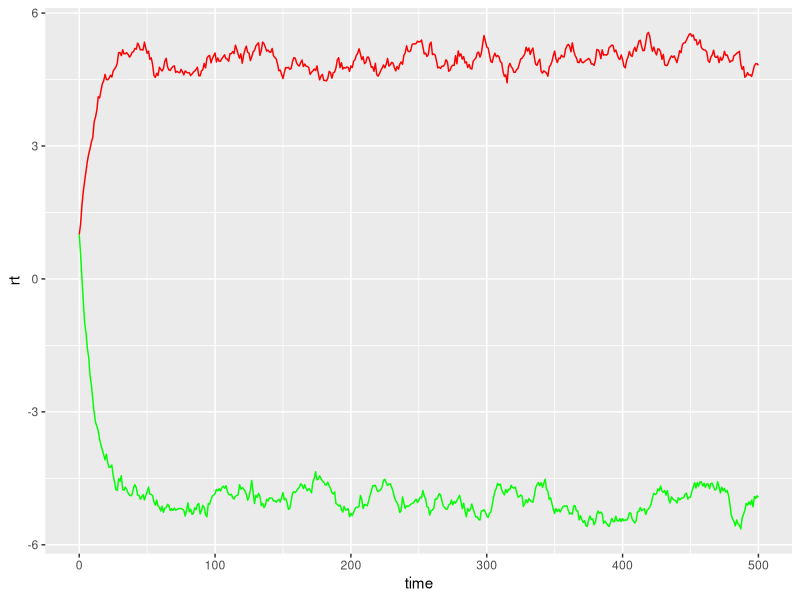
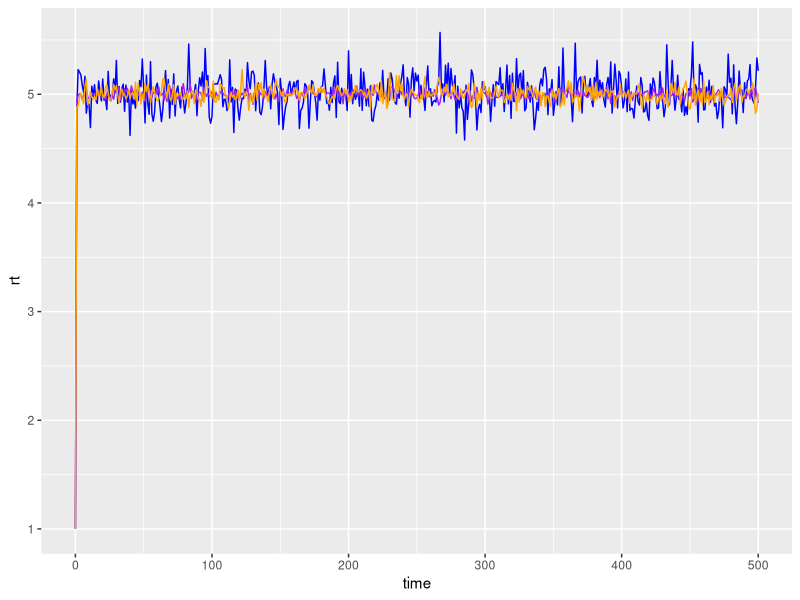
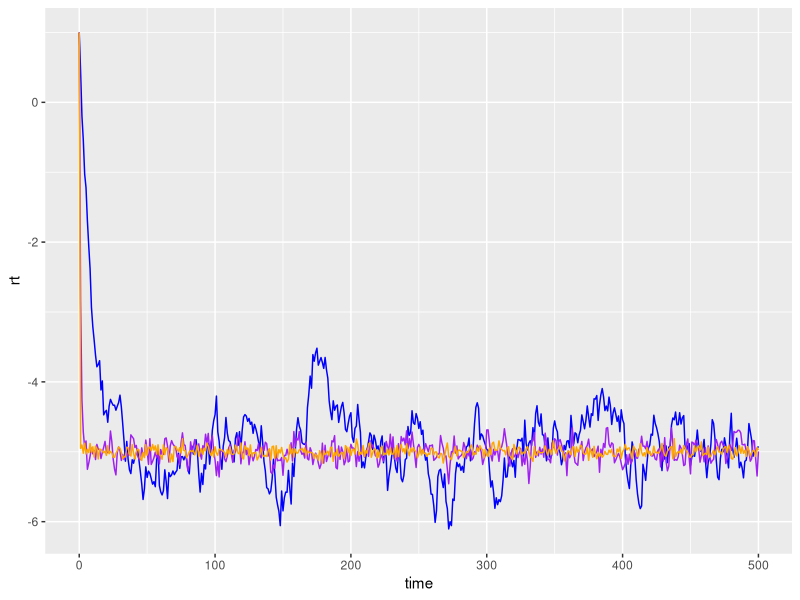
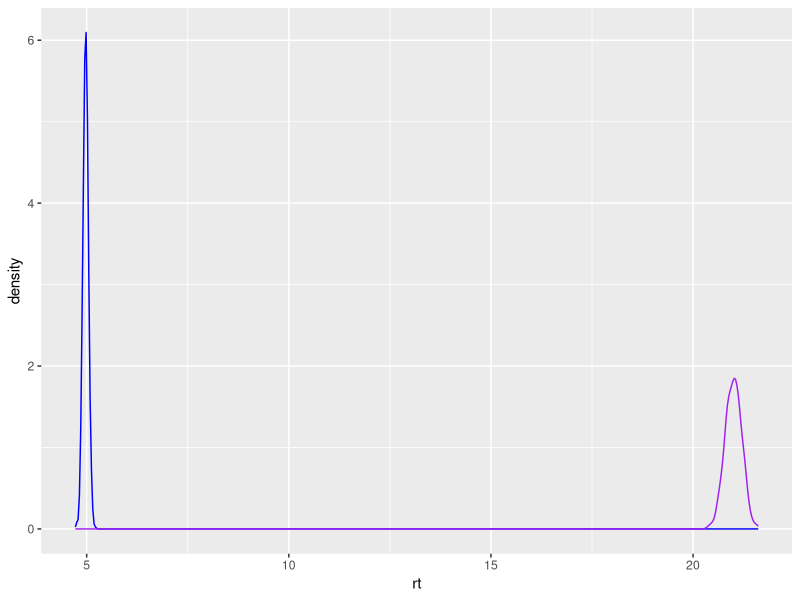
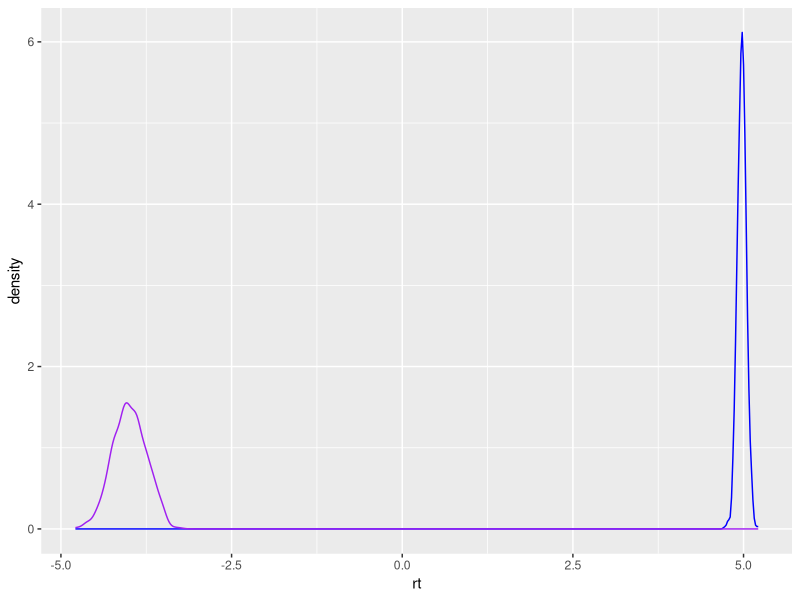
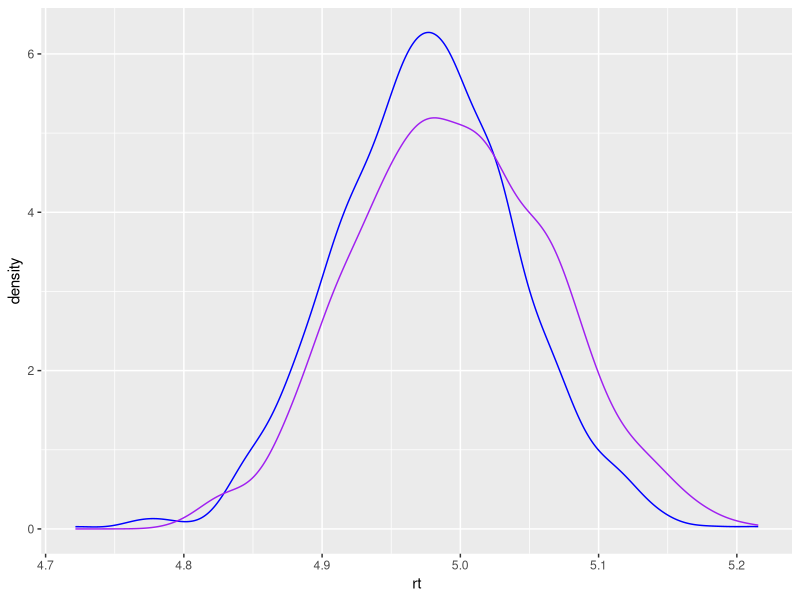
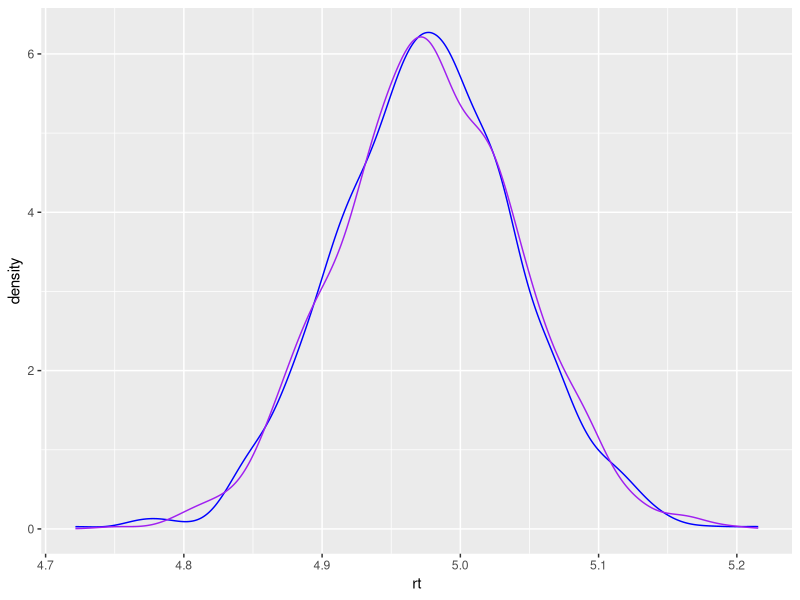
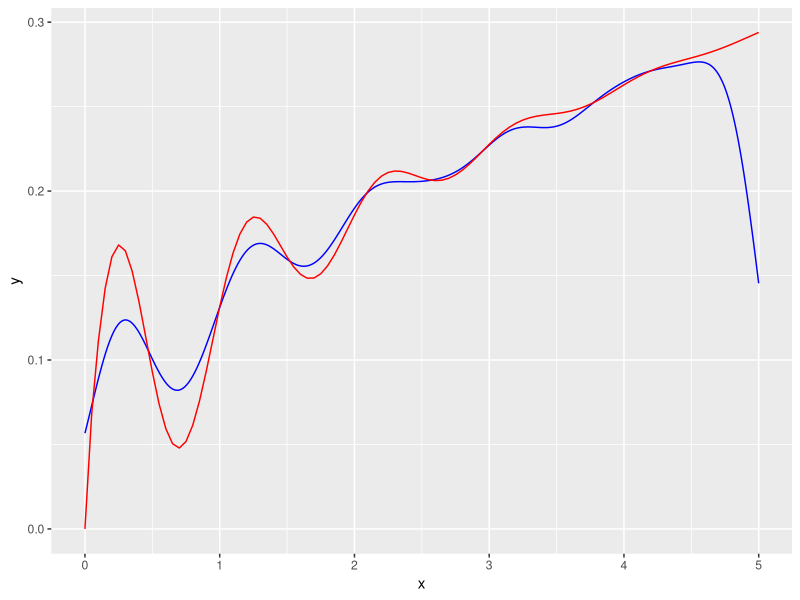

Recreate these plots in R, in order.
## ---- chunk 1
o_u_walk <- function(r0 = 1, alpha, b, sigma, Delta = 1, endT = 500) {
    ind <- seq(from = 0, to = endT, by = Delta)
    tmp1 <- exp(-alpha * Delta)
    tmp2 <- b * (1- tmp1)
    tmp3 <- sigma * sqrt(1 - exp(-2 * alpha * Delta))/ sqrt(2 * alpha)
    rt_dat <- data.frame(time = ind, rt = r0)
    for (i in 2:length(ind)) {
        rt_dat[i, 2] <- tmp1 * rt_dat[i - 1, 2] + tmp2 + tmp3 * rnorm(1)
    }
    return(rt_dat)
}

a <- o_u_walk(alpha = 0.1, sigma = 0.1, b = 5)
b <- o_u_walk(alpha = 0.1, sigma = 0.1, b = -5)

c <- o_u_walk(alpha = 5, sigma = 0.5, b = 5)
d <- o_u_walk(alpha = 5, sigma = 0.1, b = 5)
e <- o_u_walk(alpha = 5, sigma = 0.2, b = 5)

f <- o_u_walk(alpha = 0.1, sigma = 0.2, b = -5)
g <- o_u_walk(alpha = 1, sigma = 0.2, b = -5)
h <- o_u_walk(alpha = 5, sigma = 0.2, b = -5)

library(ggplot2)
ggplot(data = a, aes(x = time)) + 
    geom_line(aes(y = rt), colour = "red") +
    geom_line(aes(y = b[,2]), colour = "green") +
    ylab("rt")

ggplot(data = a, aes(x = time)) + 
    geom_line(aes(y = c[,2]), colour = "blue") +
    geom_line(aes(y = d[,2]), colour = "purple") +
    geom_line(aes(y = e[,2]), colour = "orange")  +
    ylab("rt")

ggplot(data = a, aes(x = time)) + 
    geom_line(aes(y = f[,2]), colour = "blue") +
    geom_line(aes(y = g[,2]), colour = "purple") +
    geom_line(aes(y = h[,2]), colour = "orange")  +
    ylab("rt")
## ---- chunk 2

rou <- function(dt, n = 1, alpha = 5, b = 5, sigma = 0.5, r0 = 1) {
    tmp1 <- exp(-alpha * dt)
    tmp2 <- b * (1 - tmp1)
    tmp3 <- sigma * sqrt(1 - exp(-2 * alpha * dt))/ sqrt(2 * alpha)
    tmp1 * r0 + tmp2 + tmp3 * rnorm(n)
}

rou_euler <- function(dt, delta = 0.01, n = 1, 
                      alpha = 5, b = 5, sigma = 0.5, r0 = 1) {
    ng <- dt / delta
    for (i in seq(1:ng)) {
        rt <- r0 + alpha * (b - r0) * delta + sigma * rnorm(n, sd = sqrt(delta))
        r0 <- rt
    }
    rt
}

set.seed(8593)
dat1 <- rou(r0 = 1, sigma = 0.2, n = 1000, 
            dt = 1, b = 5, alpha = 5)
dat2 <- rou_euler(delta = 1, alpha = 5, b = 5, 
                  sigma = 0.2, n = 1000, 
               r0 = 1, dt = 1)
dat3 <- rou_euler(delta = .5, alpha = 5, b = 5, 
                  sigma = 0.2, n = 1000, 
               r0 = 1, dt = 1)
dat4 <- rou_euler(delta = .1, alpha = 5, b = 5, 
                  sigma = 0.2, n = 1000, 
               r0 = 1, dt = 1)
dat5 <- rou_euler(delta = .01, alpha = 5, b = 5, 
                  sigma = 0.2, n = 1000, 
               r0 = 1, dt = 1)
df <- data.frame(true = dat1, app1 = dat2, app2 = dat3,
                 app3 = dat4, app4 = dat5)
ggplot(data = df, aes(x = true)) + 
    geom_density(colour = "blue") +
    geom_density(aes(x = app1), colour = "purple")  +
    xlab("rt")

ggplot(data = df, aes(x = true)) + 
    geom_density(colour = "blue") +
    geom_density(aes(x = app2), colour = "purple") +
    xlab("rt")

ggplot(data = df, aes(x = true)) + 
    geom_density(colour = "blue") +
    geom_density(aes(x = app3), colour = "purple") +
    xlab("rt")

ggplot(data = df, aes(x = true)) + 
    geom_density(colour = "blue") +
    geom_density(aes(x = app4), colour = "purple") +
    xlab("rt")

## ---- chunk 3
intfun <- function(x) {
    sqrt(x) + exp(-x) * sin(2 * pi * x)
}
(poimean <- integrate(intfun, lower = 0, upper = 5))
## ---- chunk 4
## simulation of a nonhomegeneous Poisson process
## with the thinning method
rnhpp <- function(intensity, intmax, tmax) {
    n <- rpois(1, intmax)
    tt <- runif(n, 0, tmax)
    u <- runif(n)
    accept <- u < intensity(tt) / intmax
    sort(tt[accept])
}
## ---- chunk 5

plotfun <- function(x, tmax = 5) {
    poimean <- integrate(intfun, lower = 0, upper = tmax)
    intfun(x)/poimean$value
}
library(ggplot2)
simdat <- data.frame(x = unlist(replicate(10000, rnhpp(intfun, intfun(5), 5))))
ggplot(data = simdat, aes(x)) + 
    geom_density(colour = "blue") +
    geom_function(fun = plotfun, colour = "red") +
     xlim(0, 5)
